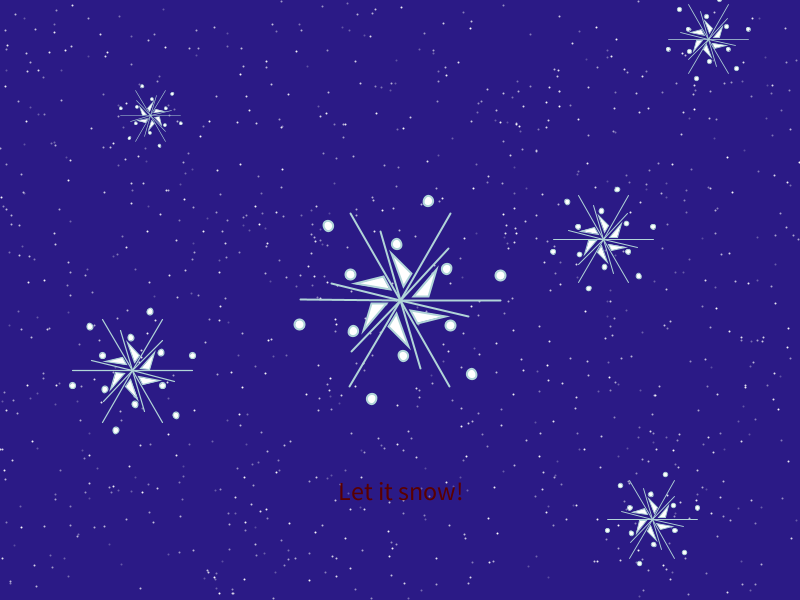
Frame 1 (no input)
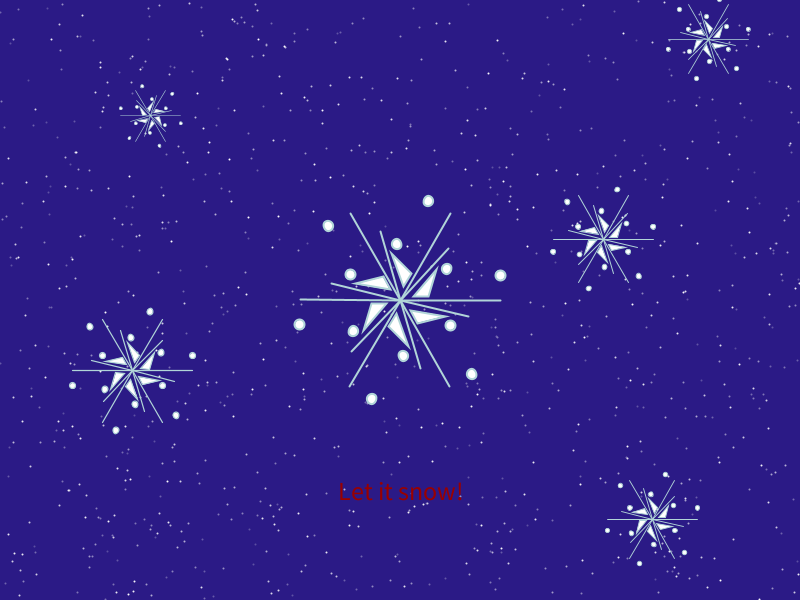
Frame 60 (the mouse pressed at the canvas centre just before this capture)
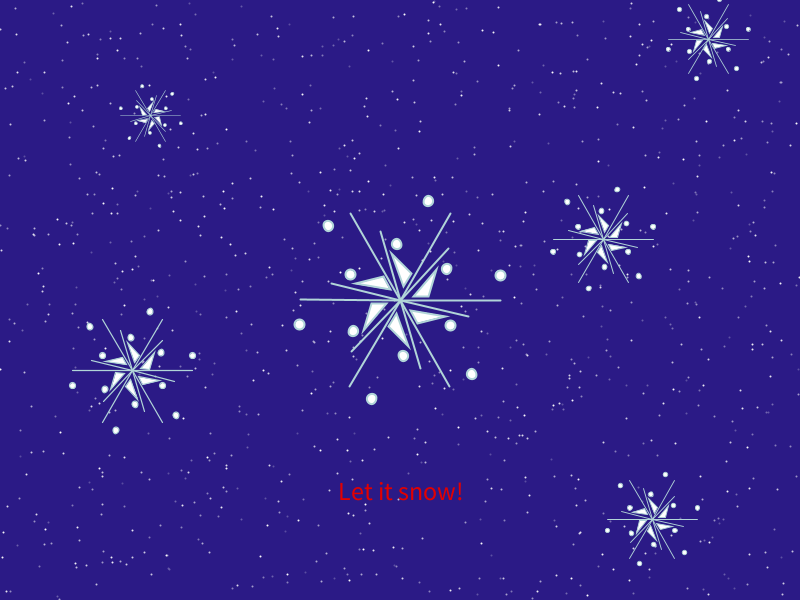
Frame 120 (the mouse held since frame 60 and released just before this capture)

The Processing sketch that drew these frames (run headless with seeded random() and noise(); from frame 60 on, the mouse is pressed at the canvas centre):

// Processing sketch: processing_123676
// ── processing_123676.pde

void setup(){
  size(800,600);
  frameRate(10);
}

void flake(){
    //rotate (PI/6);
  int sections=6;
  stroke(#B1D5D8);
  
  for (int i=0; i<sections;i++) {
  fill(255,255,255);
  line(0,0,100,0);
  line(0,0,20,68);
  triangle(10,10, 17, 23, 45, 16);
  ellipse(50,25,10,10);
  ellipse(100,-25,10,10);
  rotate(2*PI/sections);
    }
  }


void draw(){
  background(43, 26, 134);
  
  for (int c=0; c<1000;c++){
  stroke(255, random(55,255));
  strokeWeight(2);
  point(random(0,800), random(0,600));
  }
  
  translate(width/2,height/2);

 frameRate(5);
  fill(random (255),0,0);
  textAlign(CENTER);
  textSize(26);
  text("Let it snow!",0,200);

 flake();
 
 translate(203,-61);
 scale(.5,.5);
 flake();
 
 translate(210,-400);
 scale(.8,.8);
 flake();
 
 translate(-1438, 830);
 scale(1.5,1.5);
 flake();
 
translate(30,-425);
 scale(-.5,.5);
 flake();
 
translate(-1672, 1344);
 scale(-1.5,1.5);
 flake();


}
  
  




  
